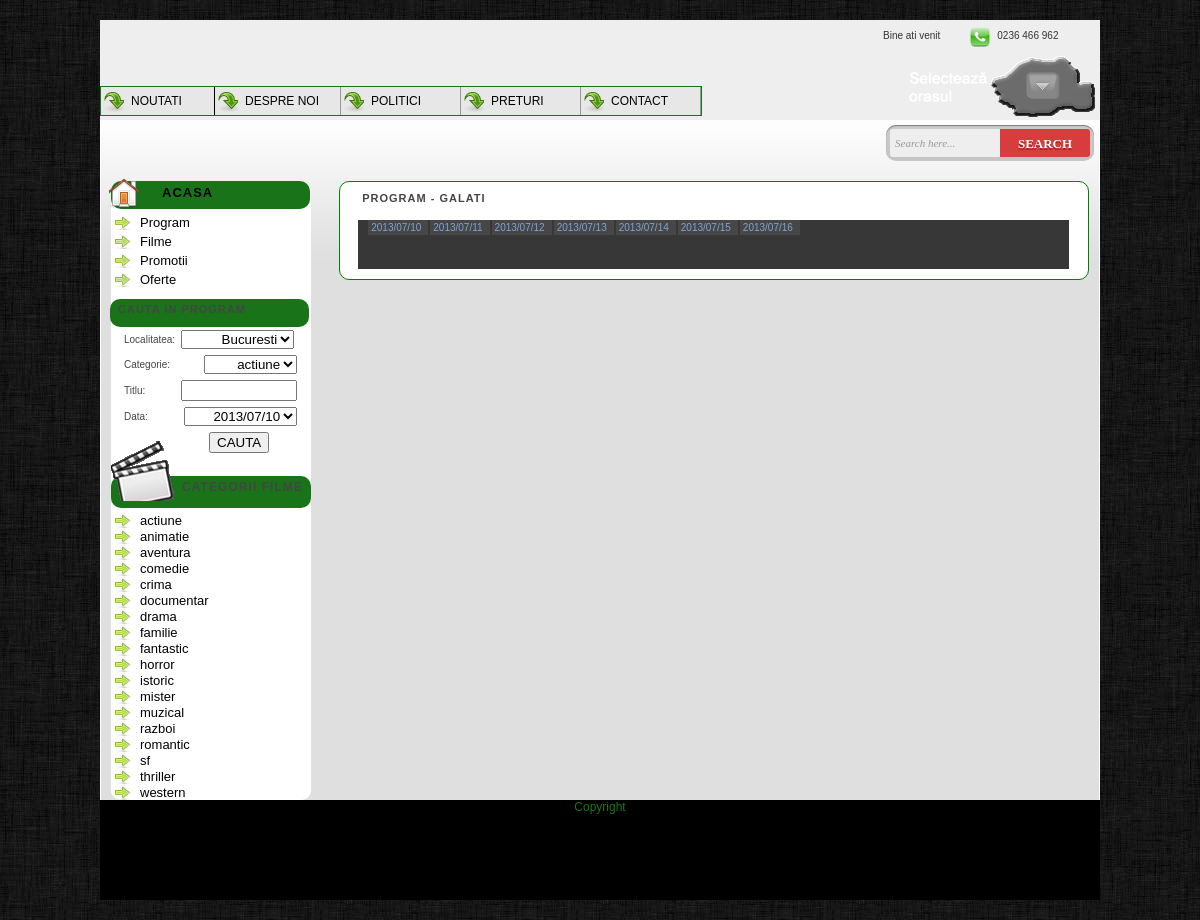
Before: /program.php?data=2013/07/10&idCinema=100 with the older database file.
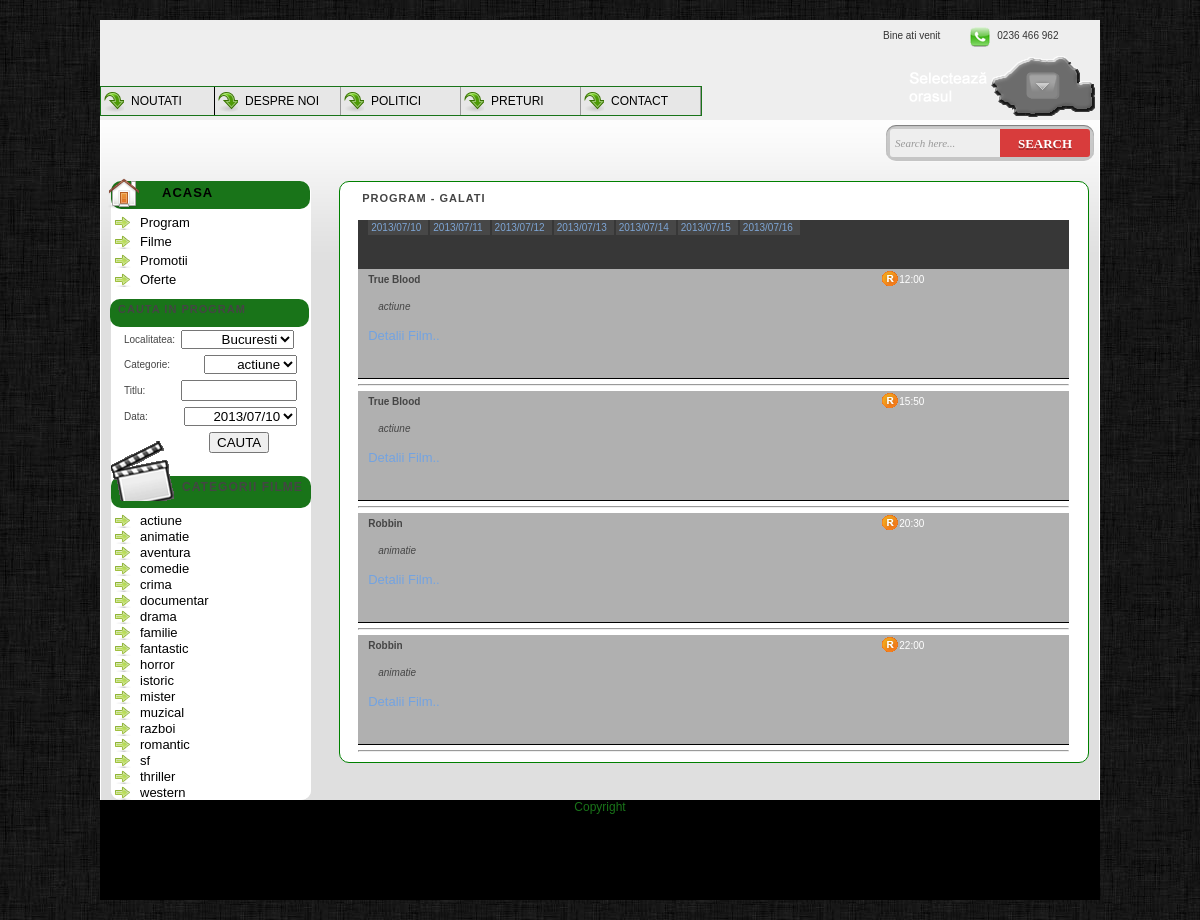
After: the same page with the newer database file.
### tables this page shows
CREATE TABLE `gen_film` (
  `id` int(11) NOT NULL AUTO_INCREMENT,
  `nume_gen` varchar(15) NOT NULL,
  PRIMARY KEY (`id`),
  UNIQUE KEY `nume_gen` (`nume_gen`)
);

CREATE TABLE `program` (
  `idProgram` int(11) NOT NULL AUTO_INCREMENT,
  `idFilm` int(11) NOT NULL,
  `idCinema` int(11) NOT NULL,
  `data` date DEFAULT NULL,
  `ora` varchar(20) DEFAULT NULL,
  `idSala` int(11) NOT NULL,
  PRIMARY KEY (`idProgram`),
  KEY `idFilm` (`idFilm`),
  KEY `idCinema` (`idCinema`),
  KEY `program_ibfk_3` (`idSala`),
  CONSTRAINT `program_ibfk_1` FOREIGN KEY (`idFilm`) REFERENCES `filme` (`idFilm`) ON DELETE CASCADE ON UPDATE CASCADE,
  CONSTRAINT `program_ibfk_2` FOREIGN KEY (`idCinema`) REFERENCES `cinema` (`idCinema`) ON DELETE CASCADE ON UPDATE CASCADE,
  CONSTRAINT `program_ibfk_3` FOREIGN KEY (`idSala`) REFERENCES `sali` (`idSala`) ON DELETE CASCADE ON UPDATE CASCADE
);

CREATE TABLE `filme` (
  `idFilm` int(11) NOT NULL AUTO_INCREMENT,
  `titlu` varchar(40) NOT NULL,
  `an` int(11) NOT NULL,
  `timp_desf` int(11) NOT NULL,
  `descriere` text NOT NULL,
  `regia` varchar(30) DEFAULT NULL,
  `imagine` varchar(50) DEFAULT NULL,
  `roluri_principale` varchar(100) DEFAULT NULL,
  `idGen` int(11) DEFAULT NULL,
  PRIMARY KEY (`idFilm`),
  KEY `idGen` (`idGen`),
  CONSTRAINT `gen_film_ibfk_1` FOREIGN KEY (`idGen`) REFERENCES `gen_film` (`id`) ON DELETE CASCADE ON UPDATE CASCADE
);

### program.php (the view, shortened to what the changed rows need)
<?php
$query_gen="select id, nume_gen from gen_film order by nume_gen";
$result_gen = mysql_query($query_gen);
$idCinema=$_GET['idCinema'];
$query_nume="select idCinema, nume from cinema where idCinema='$idCinema'";
$rez=mysql_query($query_nume);
$row_nume= mysql_fetch_assoc($rez);
function program_data(){
    $data=$_GET['data'];
    $idCinema=$_GET['idCinema'];
    $query = "
            SELECT
                p.idProgram, f.titlu, f.idFilm, f.idGen, p.ora, g.nume_gen
            FROM
                program p, filme f, cinema c, gen_film g
            WHERE
                p.idFilm = f.idFilm
                AND p.idCinema = c.idCinema
                AND f.idGen = g.id
                AND p.data='$data'
                AND p.idCinema='$idCinema'";
    $result = mysql_query($query);
    while ($row = mysql_fetch_array($result)) {
        echo "<div class='det_prog'>
                <div class='leadin'>
                    <div class='info' style=;width:314px;'>
                        <p><b>${row['titlu']}</b></p> <br/>
                        <p><em> ${row['nume_gen']}</em></p><br/>
                        <p><a href='filme.php?film=${row['titlu']}'>Detalii Film..</a></p>
                    </div>
                <div class='rez_info' style='width:190px;'>
                    <table>
                        <tr>
                            <td style='padding:0;margin:0;'>
                                <a style='text-decoration: none;' class='btn_r' href='ReservationPage.php?idProgram=${row['idProgram']}'  style='cursor:pointer; margin-top:5px;'>
                                <p style='color:white; margin-left: 20px;'>${row['ora']}</p></a>
                            </td>
                        </tr>
                    </table>
                </div>
                </div>
            </div><hr/> ";
    }
}
?>
<!DOCTYPE html>
<html xmlns="http://www.w3.org/1999/xhtml">
<head>
    <link href="main.css" rel="stylesheet" type="text/css"/>
    <link href="program.css" rel="stylesheet" type="text/css"/>
    <link href="romania_map.css" rel="stylesheet" type="text/css"/>
</head>
<body id="feature">
<div id="mainContent">
    <div id="secondNav" class="copyright">
        <div id="thirdNav">
            <ul id="film_list">
                <?php while ($row = mysql_fetch_array($result_gen)) : ?>
                    <li><a  href="filme.php?idGen=<?= $row['id']?>" id="<?= $row['id']?>" class="filmsLink" style="cursor:pointer;"><?= $row['nume_gen'] ?></a></li>
                <?php endwhile; ?>
            </ul>
        </div>
    </div>
    <div id="news" class="copyright">
            <div id="program_film">
                <div id="menu_program">
                    <ul>
                        <li>
                            <?php for ($i = 0; $i < 7; $i++) :
                                $today = mktime(0, 0, 0, date("m"), date("d") + $i, date("Y"));
                                $today_show = date("Y/m/d", $today); ?>
                                <a class="current_data" href="?data=<?=  date("Y/m/d", $today + $i)?>&idCinema=<?= $row_nume['idCinema']?>" id="zi_<?= $i?>" style="cursor: pointer; background-color: #474747;">
                                    <span><?= $today_show ?></span>
                                </a>
                            <?php endfor; ?>
                        </li>
                    </ul>
                </div>
                <div id="change">
                    <?php
                    if (isset($_GET['cinema']) && isset($_GET['gen'])&& isset($_GET['titlu']) && isset($_GET['data']))
                        cauta_film();
                    elseif (isset($_GET['data']) && isset($_GET['idCinema'])){
                        program_data();
                    } elseif (isset($_GET['idCinema']) && isset($_GET['film'])){
                        detalii_film();
                    } else {
                        afisare_lista();
                    }
                       ?>
                </div>
            </div>
    </div>
</div>
</body>
</html>

Changed rows visible on the page:
now on this page (row edited): program: titlu "True Blood", gen_film.nume_gen "actiune", ora "12:00"
now on this page (row edited): program: titlu "True Blood", gen_film.nume_gen "actiune", ora "15:50"
now on this page (row edited): program: titlu "Robbin", gen_film.nume_gen "animatie", ora "20:30"
now on this page (row edited): program: titlu "Robbin", gen_film.nume_gen "animatie", ora "22:00"
